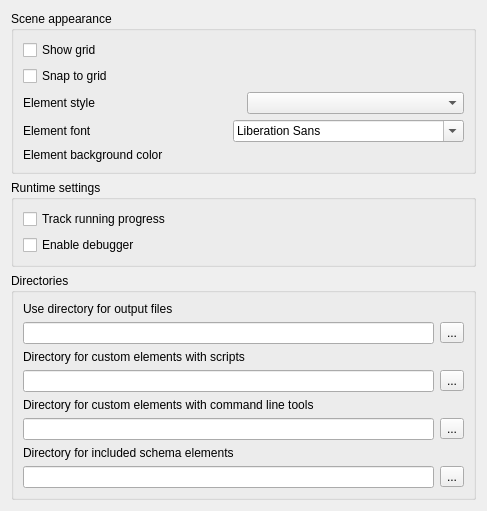
<?xml version="1.0" encoding="UTF-8"?>
<ui version="4.0">
 <class>WorkflowSettingsWidget</class>
 <widget class="QWidget" name="WorkflowSettingsWidget">
  <property name="geometry">
   <rect>
    <x>0</x>
    <y>0</y>
    <width>487</width>
    <height>508</height>
   </rect>
  </property>
  <property name="windowTitle">
   <string>Resource settings</string>
  </property>
  <layout class="QVBoxLayout" name="verticalLayout_4">
   <item>
    <widget class="QGroupBox" name="groupBox_2">
     <property name="title">
      <string>Scene appearance</string>
     </property>
     <layout class="QVBoxLayout" name="verticalLayout_2">
      <item>
       <widget class="QCheckBox" name="gridBox">
        <property name="text">
         <string>Show grid</string>
        </property>
       </widget>
      </item>
      <item>
       <widget class="QCheckBox" name="snapBox">
        <property name="text">
         <string>Snap to grid</string>
        </property>
       </widget>
      </item>
      <item>
       <layout class="QHBoxLayout" name="horizontalLayout_3">
        <item>
         <widget class="QLabel" name="label_2">
          <property name="text">
           <string>Element style</string>
          </property>
         </widget>
        </item>
        <item>
         <widget class="QComboBox" name="styleCombo"/>
        </item>
       </layout>
      </item>
      <item>
       <layout class="QHBoxLayout" name="horizontalLayout_4">
        <item>
         <widget class="QLabel" name="label">
          <property name="text">
           <string>Element font</string>
          </property>
         </widget>
        </item>
        <item>
         <widget class="QFontComboBox" name="fontCombo"/>
        </item>
       </layout>
      </item>
      <item>
       <layout class="QHBoxLayout" name="horizontalLayout_5">
        <item>
         <widget class="QLabel" name="label_3">
          <property name="text">
           <string>Element background color</string>
          </property>
         </widget>
        </item>
        <item>
         <widget class="QWidget" name="colorWidget" native="true">
          <property name="sizePolicy">
           <sizepolicy hsizetype="Preferred" vsizetype="Fixed">
            <horstretch>0</horstretch>
            <verstretch>0</verstretch>
           </sizepolicy>
          </property>
         </widget>
        </item>
       </layout>
      </item>
     </layout>
    </widget>
   </item>
   <item>
    <widget class="QGroupBox" name="groupBox_3">
     <property name="title">
      <string>Runtime settings</string>
     </property>
     <layout class="QVBoxLayout" name="verticalLayout_3">
      <item>
       <widget class="QCheckBox" name="lockBox">
        <property name="text">
         <string>Track running progress</string>
        </property>
       </widget>
      </item>
      <item>
       <widget class="QCheckBox" name="debuggerBox">
        <property name="text">
         <string>Enable debugger</string>
        </property>
        <property name="tristate">
         <bool>false</bool>
        </property>
       </widget>
      </item>
     </layout>
    </widget>
   </item>
   <item>
    <widget class="QGroupBox" name="groupBox_4">
     <property name="title">
      <string>Directories</string>
     </property>
     <layout class="QVBoxLayout" name="verticalLayout">
      <item>
       <widget class="QLabel" name="label_7">
        <property name="text">
         <string>Use directory for output files</string>
        </property>
       </widget>
      </item>
      <item>
       <layout class="QHBoxLayout" name="horizontalLayout_7">
        <item>
         <widget class="QLineEdit" name="workflowOutputEdit"/>
        </item>
        <item>
         <widget class="QToolButton" name="workflowOutputButton">
          <property name="text">
           <string notr="true">...</string>
          </property>
         </widget>
        </item>
       </layout>
      </item>
      <item>
       <widget class="QLabel" name="label_4">
        <property name="text">
         <string>Directory for custom elements with scripts</string>
        </property>
       </widget>
      </item>
      <item>
       <layout class="QHBoxLayout" name="horizontalLayout">
        <item>
         <widget class="QLineEdit" name="dirEdit"/>
        </item>
        <item>
         <widget class="QToolButton" name="dirButton">
          <property name="text">
           <string notr="true">...</string>
          </property>
         </widget>
        </item>
       </layout>
      </item>
      <item>
       <widget class="QLabel" name="label_5">
        <property name="text">
         <string>Directory for custom elements with command line tools</string>
        </property>
       </widget>
      </item>
      <item>
       <layout class="QHBoxLayout" name="horizontalLayout_2">
        <item>
         <widget class="QLineEdit" name="extToolDirEdit"/>
        </item>
        <item>
         <widget class="QToolButton" name="extToolDirButton">
          <property name="text">
           <string notr="true">...</string>
          </property>
         </widget>
        </item>
       </layout>
      </item>
      <item>
       <widget class="QLabel" name="label_6">
        <property name="text">
         <string>Directory for included schema elements</string>
        </property>
       </widget>
      </item>
      <item>
       <layout class="QHBoxLayout" name="horizontalLayout_6">
        <item>
         <widget class="QLineEdit" name="includedlDirEdit"/>
        </item>
        <item>
         <widget class="QToolButton" name="includedDirButton">
          <property name="text">
           <string notr="true">...</string>
          </property>
         </widget>
        </item>
       </layout>
      </item>
     </layout>
    </widget>
   </item>
   <item>
    <spacer name="verticalSpacer">
     <property name="orientation">
      <enum>Qt::Vertical</enum>
     </property>
     <property name="sizeHint" stdset="0">
      <size>
       <width>20</width>
       <height>178</height>
      </size>
     </property>
    </spacer>
   </item>
  </layout>
 </widget>
 <resources/>
 <connections/>
</ui>
